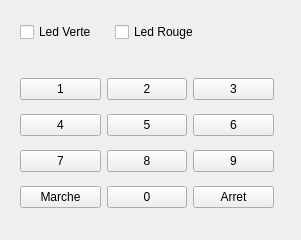
<?xml version="1.0" encoding="UTF-8"?>
<ui version="4.0">
 <class>clavier</class>
 <widget class="QWidget" name="clavier">
  <property name="geometry">
   <rect>
    <x>0</x>
    <y>0</y>
    <width>301</width>
    <height>240</height>
   </rect>
  </property>
  <property name="windowTitle">
   <string>clavier</string>
  </property>
  <widget class="QWidget" name="">
   <property name="geometry">
    <rect>
     <x>20</x>
     <y>20</y>
     <width>184</width>
     <height>24</height>
    </rect>
   </property>
   <layout class="QHBoxLayout" name="horizontalLayout">
    <item>
     <widget class="QCheckBox" name="checkBoxLedVerte">
      <property name="text">
       <string>Led Verte</string>
      </property>
     </widget>
    </item>
    <item>
     <widget class="QCheckBox" name="checkBoxLedRouge">
      <property name="text">
       <string>Led Rouge</string>
      </property>
     </widget>
    </item>
   </layout>
  </widget>
  <widget class="QWidget" name="">
   <property name="geometry">
    <rect>
     <x>20</x>
     <y>70</y>
     <width>254</width>
     <height>146</height>
    </rect>
   </property>
   <layout class="QGridLayout" name="gridLayout">
    <item row="2" column="0">
     <widget class="QPushButton" name="pushButton_7">
      <property name="text">
       <string>7</string>
      </property>
     </widget>
    </item>
    <item row="3" column="0">
     <widget class="QPushButton" name="pushButton_Marche">
      <property name="text">
       <string>Marche</string>
      </property>
     </widget>
    </item>
    <item row="1" column="0">
     <widget class="QPushButton" name="pushButton_4">
      <property name="text">
       <string>4</string>
      </property>
     </widget>
    </item>
    <item row="0" column="2">
     <widget class="QPushButton" name="pushButton_3">
      <property name="text">
       <string>3</string>
      </property>
     </widget>
    </item>
    <item row="1" column="1">
     <widget class="QPushButton" name="pushButton_5">
      <property name="text">
       <string>5</string>
      </property>
     </widget>
    </item>
    <item row="3" column="1">
     <widget class="QPushButton" name="pushButton_0">
      <property name="text">
       <string>0</string>
      </property>
     </widget>
    </item>
    <item row="0" column="0">
     <widget class="QPushButton" name="pushButton_1">
      <property name="text">
       <string>1</string>
      </property>
     </widget>
    </item>
    <item row="3" column="2">
     <widget class="QPushButton" name="pushButton_Arret">
      <property name="text">
       <string>Arret</string>
      </property>
     </widget>
    </item>
    <item row="1" column="2">
     <widget class="QPushButton" name="pushButton_6">
      <property name="text">
       <string>6</string>
      </property>
     </widget>
    </item>
    <item row="2" column="1">
     <widget class="QPushButton" name="pushButton_8">
      <property name="text">
       <string>8</string>
      </property>
     </widget>
    </item>
    <item row="2" column="2">
     <widget class="QPushButton" name="pushButton_9">
      <property name="text">
       <string>9</string>
      </property>
     </widget>
    </item>
    <item row="0" column="1">
     <widget class="QPushButton" name="pushButton_2">
      <property name="text">
       <string>2</string>
      </property>
     </widget>
    </item>
   </layout>
  </widget>
 </widget>
 <resources/>
 <connections/>
</ui>
